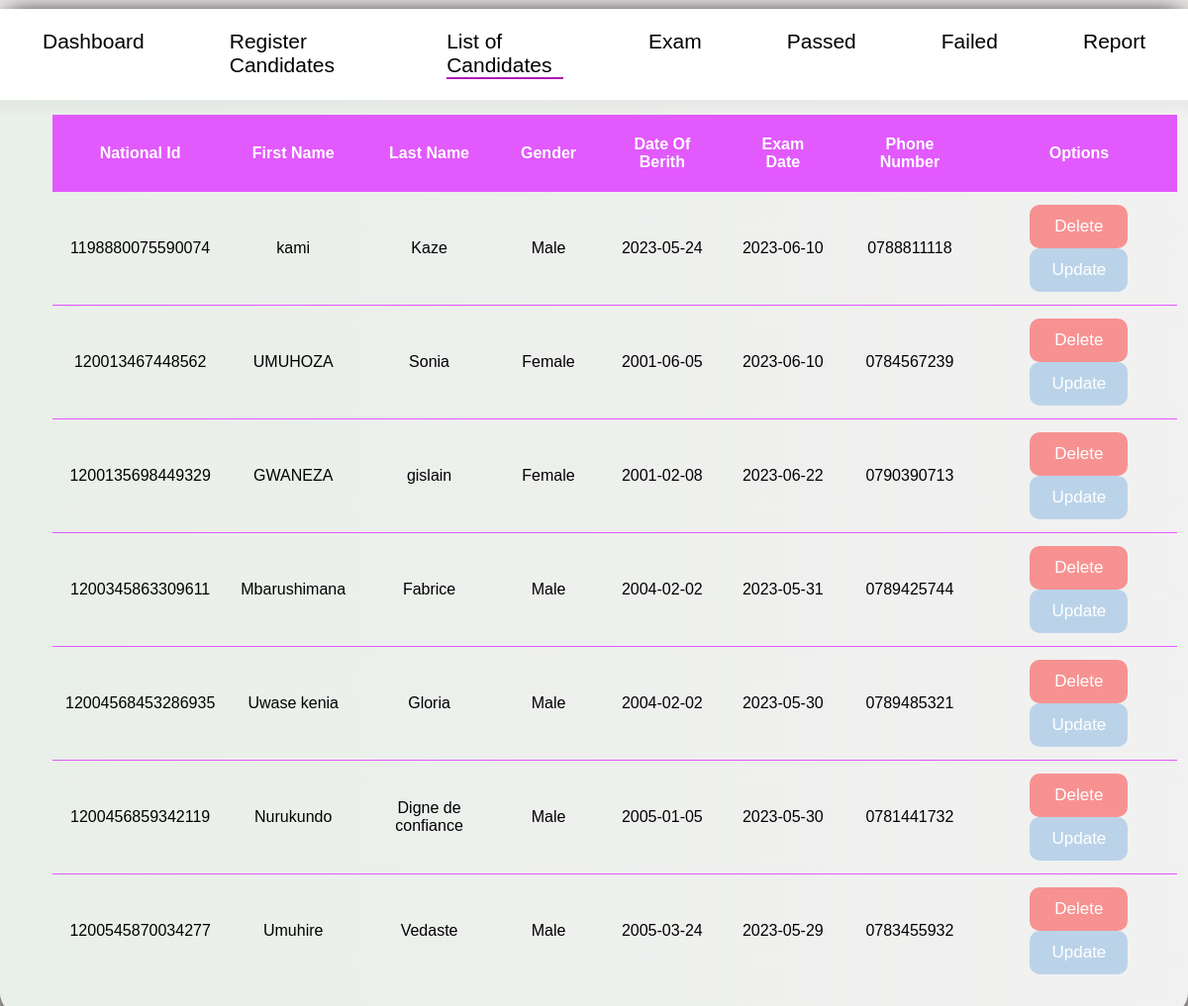
Screenshot of /pages/backend/List_of_all_candidated.php (signed in) with the database file from the repository.
### tables this page shows
CREATE TABLE `candidate` (
  `CandidateNationalId` varchar(112) NOT NULL,
  `FirstName` varchar(122) DEFAULT NULL,
  `LastName` varchar(122) DEFAULT NULL,
  `Gender` varchar(155) DEFAULT NULL,
  `DOB` varchar(64) DEFAULT NULL,
  `ExamDate` varchar(142) DEFAULT NULL,
  `PhoneNumber` varchar(122) DEFAULT NULL
);

### pages/backend/List_of_all_candidated.php (the view, shortened to what this page needs)
<?php
if(isset($_SESSION['myusername'])){
include_once "connection.php";
?>
<!DOCTYPE html>
<html lang="en">
<head>
	<link rel="stylesheet" href="../css/register_candidates.css?v=1.8">
	<link rel="stylesheet" href="../css/List_of_all_candidated.css">
</head>
<body>
<div class="container">
	<ul>
		<li><a href="dashboard.php">Dashboard</a></li>
		<li><a href="register_candidates.php">Register Candidates</a></li>
		<li class="register_candidates"><a href="List_of_all_candidated.php">List of Candidates</a></li>
		 <li><a href="exam.php">Exam</a></li>
		 <li><a href="passed.php">Passed</a></li>
		<li><a href="failed.php">Failed</a></li>
		<li><a href="report.php">Report</a></li>
	</ul>
	<div class="allcontent">
	<div class="displayed">
		<table>
			<tr>
				<th>National Id</th>
				<th>First Name</th>
				<th>Last Name</th>
				<th>Gender</th>
				<th>Date Of Berith</th>
				<th>Exam Date</th>
				<th>Phone Number </th>
				<th>Options</th>
			</tr>
<?php
$select=mysqli_query($conn,"SELECT * FROM `candidate`");
while($row=mysqli_fetch_array($select)){
	$nationalid=$row['CandidateNationalId'];
	$FirstName=$row['FirstName'];
	$LastName=$row['LastName'];
	$Gender=$row['Gender'];
	$DOB=$row['DOB'];
	$ExamDate=$row['ExamDate'];
	$PhoneNumber=$row['PhoneNumber'];
	echo "
	<tr>
	<td>$nationalid</td>
	<td>$FirstName</td>
	<td>$LastName</td>
	<td>$Gender</td>
	<td>$DOB</td>
	<td>$ExamDate</td>
	<td>$PhoneNumber</td>
	<td>  <button class='delete'><a href='delete.php?delete=" . $PhoneNumber . "'>delete</a></button>
	<button class='update'><a href='update.php?delete=" . $PhoneNumber . "'>update</a></button></td>
	</td>
</tr>
	";
}
?>
		</table>
	</div>
	</div>
	</div>
</body>
</html>
<?php
}else{
	header("location:../../index.php");
}
?>

### pages/css/register_candidates.css (style rules this page uses)
* { margin: 0; padding: 0; box-sizing: border-box; text-decoration: none; list-style: none; font-family: 'Raleway', sans-serif; }
body { background-color: #dfd8d8aa; }
.container { width: 100%; height: auto; background: linear-gradient(to right,#e9efe9,#f5f5f5bf); border-radius: 24px; margin: 9px 0px; box-shadow: 0px 3px 20px 0px black; }
ul { display: flex; justify-content: center; display: flex; background: #ffffff; box-shadow: -1px 1px 7px 10px #c9c6c629; }
li { margin: 21px 43px; }
li a { font-size: 21px; color: black; }
.allcontent { display: flex; }
.displayed { width: 65%; height: 80vh; border-left: 2px solid rgb(198, 192, 192) ; border-right: 2px solid #db19db ; margin: 15px 11px; overflow-x:auto; }
table { border-collapse: collapse; width: 100%; text-align: center; }
table th { background: #e259fd; padding: 21px; color: white; }
table td { border-bottom: solid 1px #e259fd ; padding: 13px; }
.register_candidates { border-bottom: solid 2px #af19b4; }

### pages/css/List_of_all_candidated.css (style rules this page uses)
.displayed { width: 100%; border: none; }
.delete { border: none; background: #fb53539a; width: 99px; padding: 12px; border-radius: 10px; font-size: 17px; text-transform: capitalize; transition:0.5s ease-in-out; cursor:pointer; }
.update { border: none; background: #bbd3e9; width: 99px; border-radius: 10px; padding: 12px; font-size: 17px; text-transform: capitalize; transition:0.5s ease-in-out; cursor:pointer; }
button a { color: white; }

### rows the page displays
candidate: CandidateNationalId "1198880075590074", FirstName "kami", LastName "Kaze", Gender "Male", DOB "2023-05-24", ExamDate "2023-06-10", PhoneNumber "0788811118"
candidate: CandidateNationalId "120013467448562", FirstName "UMUHOZA", LastName "Sonia", Gender "Female", DOB "2001-06-05", ExamDate "2023-06-10", PhoneNumber "0784567239"
candidate: CandidateNationalId "1200135698449329", FirstName "GWANEZA", LastName "gislain", Gender "Female", DOB "2001-02-08", ExamDate "2023-06-22", PhoneNumber "0790390713"
candidate: CandidateNationalId "1200345863309611", FirstName "Mbarushimana", LastName "Fabrice", Gender "Male", DOB "2004-02-02", ExamDate "2023-05-31", PhoneNumber "0789425744"
candidate: CandidateNationalId "12004568453286935", FirstName "Uwase kenia", LastName "Gloria", Gender "Male", DOB "2004-02-02", ExamDate "2023-05-30", PhoneNumber "0789485321"
candidate: CandidateNationalId "1200456859342119", FirstName "Nurukundo", LastName "Digne de confiance", Gender "Male", DOB "2005-01-05", ExamDate "2023-05-30", PhoneNumber "0781441732"
candidate: CandidateNationalId "1200545870034277", FirstName "Umuhire", LastName "Vedaste", Gender "Male", DOB "2005-03-24", ExamDate "2023-05-29", PhoneNumber "0783455932"
